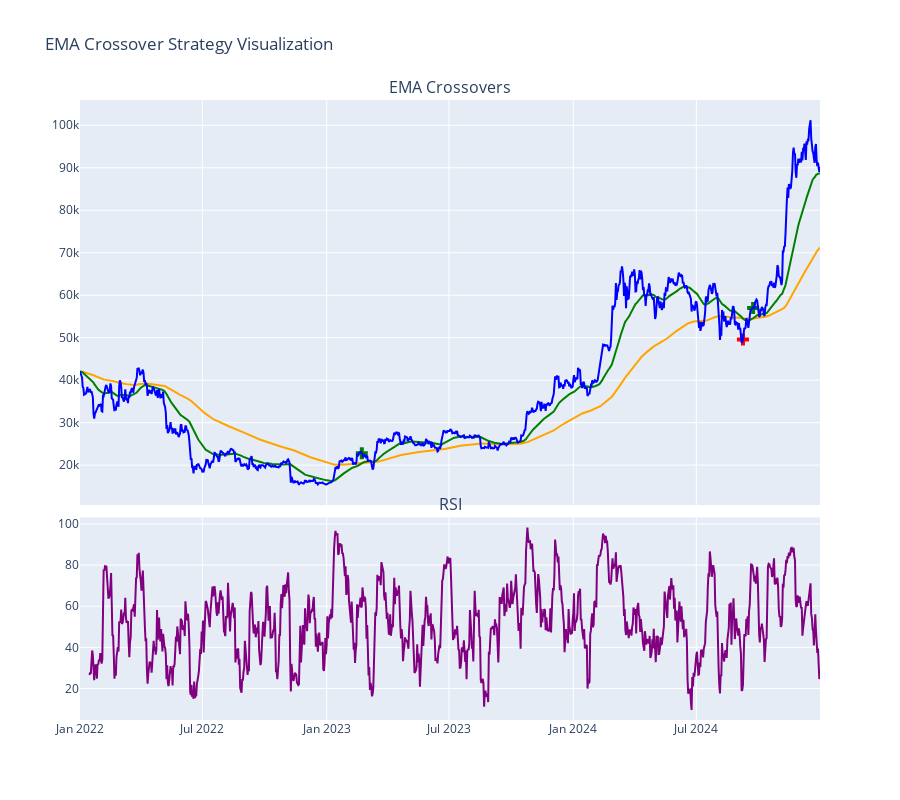

The notebook cell saved with this chart:
### Code cell
from plotly.subplots import make_subplots
from pyindicators import ema, rsi, crossover, crossunder

data = insample_data.copy()
data = ema(
    data=data,
    period=strategy_params['ema_short_period'],
    source_column='Close',
    result_column='ema_short'
)
data = ema(
    data=data,
    period=strategy_params['ema_long_period'],
    source_column='Close',
    result_column='ema_long'
)
data = rsi(
    data=data,
    period=strategy_params['rsi_period'],
    source_column='Close',
    result_column='rsi'
)

data = crossover(
    data=data,
    first_column='ema_short',
    second_column='ema_long',
    result_column='crossover'
)
data = crossunder(
    data=data,
    first_column='ema_short',
    second_column='ema_long',
    result_column='crossunder'
)
fig = make_subplots(
    rows=2,
    cols=1,
    shared_xaxes=True,
    vertical_spacing=0.02,
    subplot_titles=("EMA Crossovers", "RSI"),
    row_heights=[0.4, 0.2]
)
fig.add_trace(
    create_crossover_chart(data, column="crossover", color='green'),
    row=1,
    col=1
)
fig.add_trace(
    create_crossunder_chart(data, column="crossunder", color='red'),
    row=1,
    col=1
)
fig.add_trace(
    create_line_chart(data, column="rsi", color='purple'),
    row=2,
    col=1
)
fig.add_trace(
    create_line_chart(data, column="ema_long", color='orange'),
    row=1,
    col=1
)
fig.add_trace(
    create_line_chart(data, column="ema_short", color='green'),
    row=1,
    col=1
)
fig.add_trace(
    create_line_chart(data, column="Close", color='blue'),
    row=1,
    col=1
)
fig.update_layout(
    height=800,
    title_text="EMA Crossover Strategy Visualization",
    showlegend=False,
    xaxis=dict(
            rangeslider=dict(visible=True),  # This adds the horizontal slider
            type='date'
        ),
        margin=dict(l=50, r=50, t=50, b=50),
)

fig.show()

### Figure 1 — Plotly figure (JSON) as saved in the notebook; plotly's stock layout.template omitted (floating-point values rounded to 4 significant figures; data arrays with more than 128 entries replaced by an {"elided": "..."} marker saying what was removed)
{"data": [{"marker": {"color": "green", "size": 10, "symbol": "cross"}, "mode": "markers", "name": "Crossover", "type": "scatter", "x": ["2023-02-22T00:00:00+00:00", "2024-09-23T00:00:00+00:00"], "xaxis": "x", "y": [22820.0, 57000.0], "yaxis": "y"}, {"marker": {"color": "red", "size": 10, "symbol": "cross"}, "mode": "markers", "name": "Crossunder", "type": "scatter", "x": ["2024-09-08T00:00:00+00:00"], "xaxis": "x", "y": [49550.0], "yaxis": "y"}, {"line": {"color": "purple"}, "mode": "lines", "name": "Close", "type": "scatter", "x": {"elided": "1096 str values"}, "xaxis": "x2", "y": {"elided": "1096 float values"}, "yaxis": "y2"}, {"line": {"color": "orange"}, "mode": "lines", "name": "Close", "type": "scatter", "x": {"elided": "1096 str values"}, "xaxis": "x", "y": {"elided": "1096 float values"}, "yaxis": "y"}, {"line": {"color": "green"}, "mode": "lines", "name": "Close", "type": "scatter", "x": {"elided": "1096 str values"}, "xaxis": "x", "y": {"elided": "1096 float values"}, "yaxis": "y"}, {"line": {"color": "blue"}, "mode": "lines", "name": "Close", "type": "scatter", "x": {"elided": "1096 str values"}, "xaxis": "x", "y": {"elided": "1096 float values"}, "yaxis": "y"}], "layout": {"annotations": [{"font": {"size": 16}, "showarrow": false, "text": "EMA Crossovers", "x": 0.5, "xanchor": "center", "xref": "paper", "y": 1, "yanchor": "bottom", "yref": "paper"}, {"font": {"size": 16}, "showarrow": false, "text": "RSI", "x": 0.5, "xanchor": "center", "xref": "paper", "y": 0.3267, "yanchor": "bottom", "yref": "paper"}], "height": 800, "showlegend": false, "title": {"text": "EMA Crossover Strategy Visualization"}, "xaxis": {"anchor": "y", "domain": [0, 1], "matches": "x2", "showticklabels": false}, "xaxis2": {"anchor": "y2", "domain": [0, 1]}, "yaxis": {"anchor": "x", "domain": [0.3467, 1]}, "yaxis2": {"anchor": "x2", "domain": [0, 0.3267]}}}
